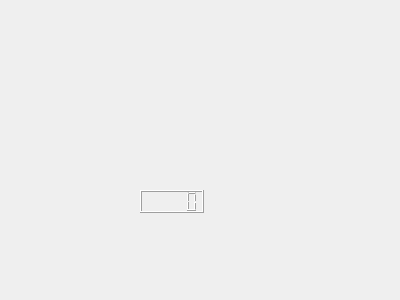
<?xml version="1.0" encoding="UTF-8"?>
<ui version="4.0">
 <class>Form</class>
 <widget class="QWidget" name="Form">
  <property name="geometry">
   <rect>
    <x>0</x>
    <y>0</y>
    <width>400</width>
    <height>300</height>
   </rect>
  </property>
  <property name="windowTitle">
   <string>Form</string>
  </property>
  <widget class="QLCDNumber" name="lcdNumber">
   <property name="geometry">
    <rect>
     <x>140</x>
     <y>190</y>
     <width>64</width>
     <height>23</height>
    </rect>
   </property>
  </widget>
 </widget>
 <resources/>
 <connections/>
</ui>
